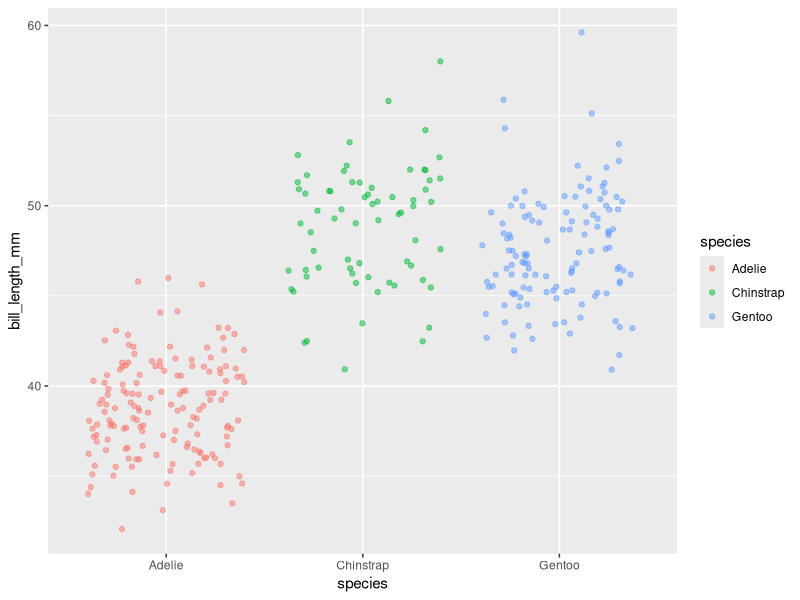

Recreate this plot in R.
## ---- chunk 1
knitr::opts_chunk$set(echo = TRUE)
library(tidyverse)
library(palmerpenguins)
## ---- chunk 2
trash_repo2 <- penguins %>% 
  select(bill_length_mm, species)
## ---- chunk 3
ggplot(data = trash_repo2, aes(x = species, y = bill_length_mm)) +
	geom_jitter(aes(color = species), alpha = 0.5)
